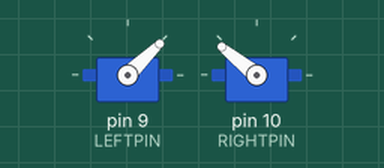
A sketch run on a simulated Arduino Uno, built with avr-gcc and run on an emulated ATmega328P. On the bench: 2 × servo.

Above: at 0.05 s.
At 4.0 s:
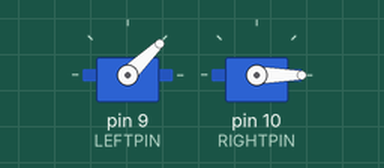
Timing chart, 0 to 5.2 s (numbered marks = the images above):
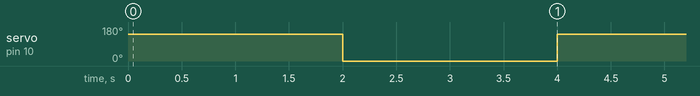

The sketch:

FIRST_Robot_Control_Auto.ino
```cpp
#include <Servo.h>
Servo leftservo;
Servo rightservo;


void setup() {
  // put your setup code here, to run once:

  int LEFTPIN = 9;
  int RIGHTPIN = 10;

  leftservo.attach(LEFTPIN);      //  left motor control on pin 9
  rightservo.attach(RIGHTPIN);    //  right motor control on pin 10

  int LEFT = 0;        // left motor control % (-100 to 100%)
  int RIGHT = 0;      // right motor control %


}

void loop() {
  // put your main code here, to run repeatedly:

    motor(100,100);
  delay(2000);
  rightservo.writeMicroseconds(0);
  delay(2000);

}


void motor(int LEFT, int RIGHT) {
  //  this sub controls the motor speeds using pwm outputs

  int offset = 500;    // the offset needed for full speed
  int STOP = 1500;    // the center of the pwm needed for stop

  leftservo.writeMicroseconds(STOP - (LEFT/100)*offset);
  rightservo.writeMicroseconds(STOP + (RIGHT/100)*offset);
}
```

Measured:
- by itself, servo on pin 10 (RIGHTPIN): alternates 141° for 2.0 s and 0° for 2.0 s
